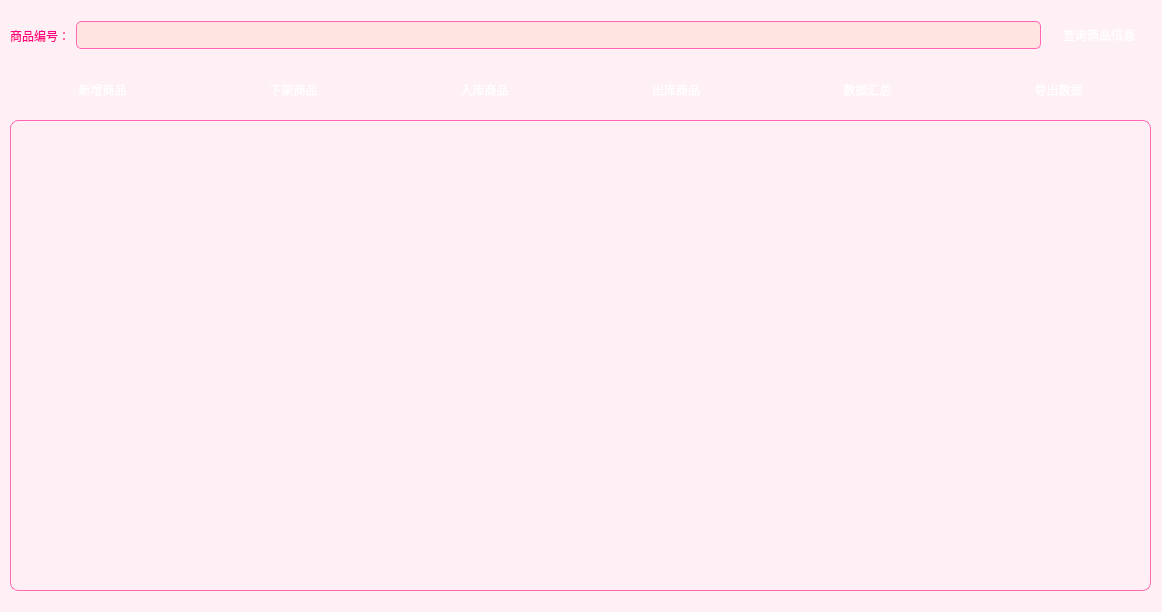
<?xml version="1.0" encoding="UTF-8"?>
<ui version="4.0">
 <class>Widget</class>
 <widget class="QWidget" name="Widget">
  <property name="geometry">
   <rect>
    <x>0</x>
    <y>0</y>
    <width>1162</width>
    <height>612</height>
   </rect>
  </property>
  <property name="windowTitle">
   <string>Widget</string>
  </property>
  <property name="styleSheet">
   <string notr="true">QWidget {
    background-color: #FFF0F5; /* 浅粉色背景 */
    color: #FF1493;            /* 深粉色文字 */
	font: 8pt &quot;幼圆&quot;;
    border-radius: 8px;        /* 圆角效果 */
}

QPushButton {
    background-color: &quot;lightblue&quot;; /* 按钮背景 */
    color: white;              /* 白色文字 */
    border: none;
    border-radius: 5px;
    padding: 8px 16px;
}

QPushButton:hover {
    background-color: rgb(124, 243, 219); /* 鼠标悬停时深粉色 */
}

QPushButton:pressed {
    background-color: rgb(159, 226, 230); /* 按下时更深的粉色 */
}

QLineEdit {
    background-color: #FFE4E1; /* 浅粉色输入框背景 */
    color: #FF1493;            /* 深粉色文字 */
    border: 1px solid #FF69B4;
    border-radius: 5px;
    padding: 5px;
}

QLabel {
    color: rgb(255, 0, 127);            /* 粉色标签文字 */
}

QTableWidget {
    background-color: #FFF0F5; /* 表格背景颜色 */
    alternate-background-color: #FFE4E1; /* 偶数行背景颜色 */
    color: #FF1493;            /* 文字颜色 */
    gridline-color: #FF69B4;   /* 表格线颜色 */
    border: 1px solid #FF69B4; /* 边框颜色 */
    border-radius: 8px;
    selection-background-color: #FFB6C1; /* 选中单元格背景颜色 */
    selection-color: #FFFFFF;  /* 选中单元格文字颜色 */
}

QHeaderView::section {
    background-color: &quot;lightblue&quot;; /* 表头背景颜色 */
    color: white;              /* 表头文字颜色 */
    padding: 5px;
    border: 1px solid #FF69B4; /* 表头边框颜色 */
    border-radius: 5px;
}

QTableCornerButton::section {
    background-color: &quot;lightblue&quot;; /* 左上角按钮背景颜色 */
    border: 1px solid #FF69B4;
}

QScrollBar:vertical {
	background-color: rgb(255, 155, 178);/* 垂直滚动条背景 */
    width: 12px;
    margin: 0px 0px 0px 0px;
}

QScrollBar::handle:vertical {
    background-color: rgb(255, 0, 127); /* 滚动条手柄颜色 */
    min-height: 20px;
    border-radius: 6px;
}

QScrollBar::add-line:vertical,
QScrollBar::sub-line:vertical {
    background: none;
}

QScrollBar:horizontal {
    background-color:  rgb(255, 155, 178); /* 水平滚动条背景 */
    height: 12px;
    margin: 0px 0px 0px 0px;
}

QScrollBar::handle:horizontal {
    background-color: rgb(255, 0, 127); /* 滚动条手柄颜色 */
    min-width: 20px;
    border-radius: 6px;
}

QScrollBar::add-line:horizontal,
QScrollBar::sub-line:horizontal {
    background: none;
}
</string>
  </property>
  <widget class="QTableWidget" name="tableWidget">
   <property name="geometry">
    <rect>
     <x>10</x>
     <y>120</y>
     <width>1141</width>
     <height>471</height>
    </rect>
   </property>
  </widget>
  <widget class="QWidget" name="layoutWidget">
   <property name="geometry">
    <rect>
     <x>10</x>
     <y>70</y>
     <width>1141</width>
     <height>41</height>
    </rect>
   </property>
   <layout class="QHBoxLayout" name="horizontalLayout">
    <item>
     <widget class="QPushButton" name="addbtn">
      <property name="text">
       <string>新增商品</string>
      </property>
     </widget>
    </item>
    <item>
     <widget class="QPushButton" name="deletebtn">
      <property name="text">
       <string>下架商品</string>
      </property>
     </widget>
    </item>
    <item>
     <widget class="QPushButton" name="inbtn">
      <property name="text">
       <string>入库商品</string>
      </property>
     </widget>
    </item>
    <item>
     <widget class="QPushButton" name="outbtn">
      <property name="text">
       <string>出库商品</string>
      </property>
     </widget>
    </item>
    <item>
     <widget class="QPushButton" name="totalbtn">
      <property name="text">
       <string>数据汇总</string>
      </property>
     </widget>
    </item>
    <item>
     <widget class="QPushButton" name="resultbtn">
      <property name="text">
       <string>导出数据</string>
      </property>
     </widget>
    </item>
   </layout>
  </widget>
  <widget class="QWidget" name="layoutWidget">
   <property name="geometry">
    <rect>
     <x>10</x>
     <y>10</y>
     <width>1141</width>
     <height>51</height>
    </rect>
   </property>
   <layout class="QHBoxLayout" name="horizontalLayout_2">
    <item>
     <widget class="QLabel" name="label">
      <property name="text">
       <string>商品编号：</string>
      </property>
     </widget>
    </item>
    <item>
     <widget class="QLineEdit" name="lineEdit"/>
    </item>
    <item>
     <widget class="QPushButton" name="selectbtn">
      <property name="text">
       <string>查询商品信息</string>
      </property>
     </widget>
    </item>
   </layout>
  </widget>
 </widget>
 <resources/>
 <connections/>
</ui>
